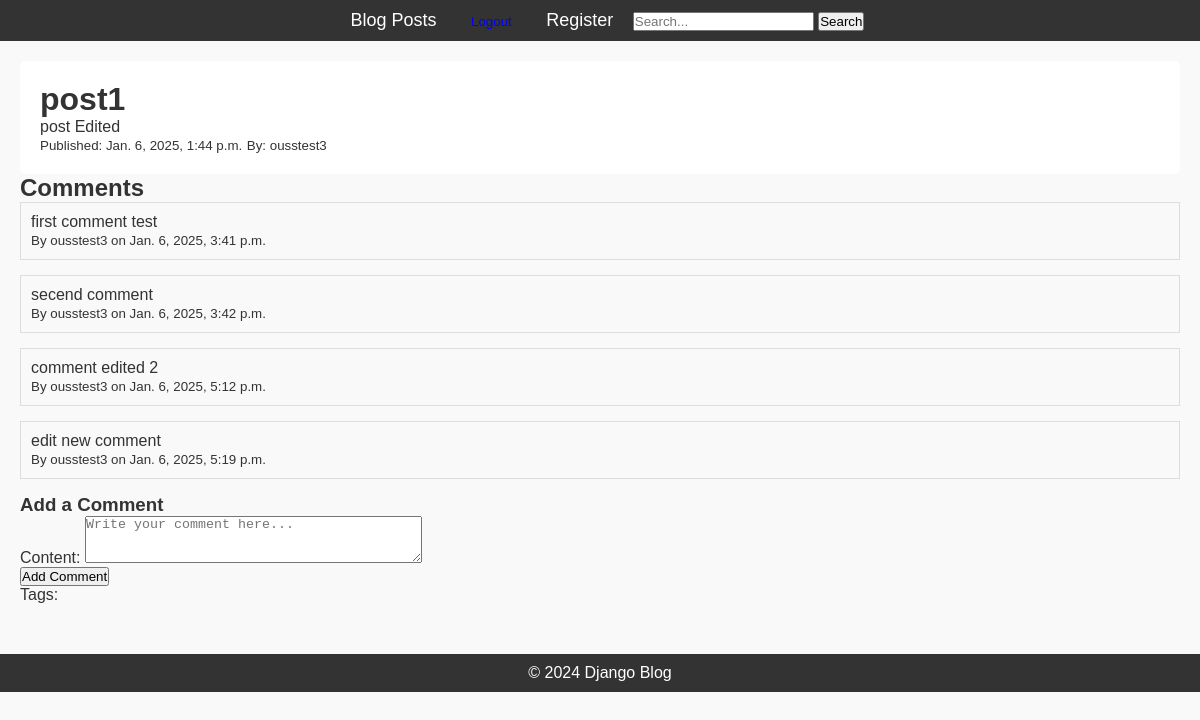
The app's page /post/1/ with its own data.
### blog/models.py (models this page shows, shortened)
class Post(models.Model):
    title = models.CharField(max_length=200)
    content = models.TextField()
    published_date = models.DateTimeField(auto_now_add=True)
    author = models.ForeignKey(User, on_delete=models.CASCADE, related_name='posts')
    tags = TaggableManager()  # Add tags functionality

class Comment(models.Model):
    post = models.ForeignKey('Post', on_delete=models.CASCADE, related_name='comments')
    author = models.ForeignKey(User, on_delete=models.CASCADE, related_name='comments')
    content = models.TextField()
    created_at = models.DateTimeField(auto_now_add=True)
    updated_at = models.DateTimeField(auto_now=True)

### blog/views.py (the view)
# urls.py: path('post/<int:pk>/', PostDetailView.as_view(), name='post-detail'),
class PostDetailView(DetailView):
    model = Post
    template_name = "blog/post_detail.html"
    def get_context_data(self, **kwargs):
        context = super().get_context_data(**kwargs)
        post = self.get_object()  # Get the specific post
        context['tags'] = post.tags.all()  # Add tags to the context
        context['comments'] = post.comments.all()  # Fetch all comments for the post
        context['form'] = CommentForm()  # Include a blank form for adding comments
        return context

### blog/forms.py
class CommentForm(forms.ModelForm):
    class Meta:
        model = Comment
        fields = ['content']
        widgets = {
            'content': forms.Textarea(attrs={'placeholder': 'Write your comment here...', 'rows': 3}),
        }

### blog/templates/blog/post_detail.html (shortened to what this page needs)
{% extends 'blog/base.html' %}
{% load static %}
{% block content %}
<div style="background: #fff; padding: 20px; border-radius: 5px;">
    <h1>{{ post.title }}</h1>
    <p>{{ post.content }}</p>
    <small>Published: {{ post.published_date }}</small>
    <small>By: {{ post.author }}</small>
</div>
<h2>Comments</h2>
{% for comment in comments %}
    <div style="margin-bottom: 15px; padding: 10px; border: 1px solid #ddd;">
        <p>{{ comment.content }}</p>
        <small>By {{ comment.author }} on {{ comment.created_at }}</small>
    </div>
{% empty %}
    <p>No comments yet. Be the first to comment!</p>
{% endfor %}
<h3>{% if edit_comment %}Edit Comment{% else %}Add a Comment{% endif %}</h3>
<form method="post"
      action="{% if edit_comment %}{% url 'comment-edit' edit_comment.pk %}{% else %}{% url 'comment-create' post.pk %}{% endif %}">
    {{ form.as_p }}
    <button type="submit" class="btn btn-success">{% if edit_comment %}Save Changes{% else %}Add Comment{% endif %}</button>
</form>
<p>Tags:
</p>
{% endblock %}

### blog/static/css/styles.css (style rules this page uses)
* { margin: 0; padding: 0; box-sizing: border-box; }
body { font-family: Arial, sans-serif; background-color: #f9f9f9; color: #333; }

### records on screen
Post: title "post1", content "post Edited", published_date "Jan. 6, 2025, 1:44 p.m.", author "ousstest3"
Comment: content "first comment test", author "ousstest3", created_at "Jan. 6, 2025, 3:41 p.m."
Comment: content "secend comment", author "ousstest3", created_at "Jan. 6, 2025, 3:42 p.m."
Comment: content "comment edited 2", author "ousstest3", created_at "Jan. 6, 2025, 5:12 p.m."
Comment: content "edit new comment", author "ousstest3", created_at "Jan. 6, 2025, 5:19 p.m."
